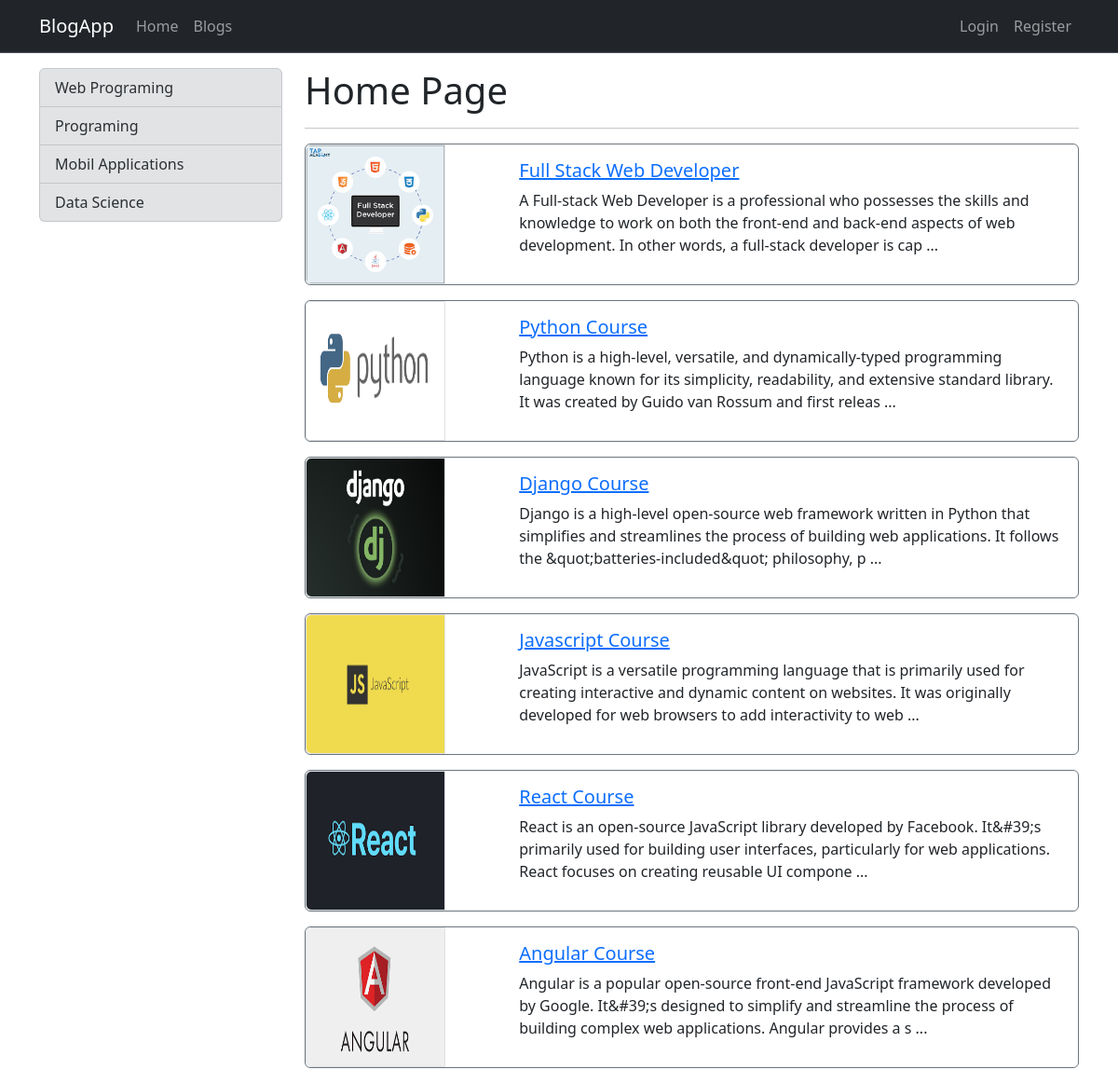
The page / on the database its author committed.
### blog/models.py (models this page shows, shortened)
class Category(models.Model):
    name = models.CharField(max_length=150)
    slug = models.SlugField(null=False, blank=True, unique=True, db_index=True, editable=False)

class Blog(models.Model):
    title = models.CharField(max_length=200)
    image = models.ImageField(upload_to="blogs")
    description = RichTextField()
    is_active = models.BooleanField(default=False)
    is_home = models.BooleanField(default=False)
    slug = models.SlugField(null=False, blank=True, unique=True, db_index=True, editable=False)
    categories = models.ManyToManyField(Category, blank=True)

### blog/views.py (the view)
# urls.py: path("", views.index,name="home"),
def index(request):
    context = {
        "blogs": Blog.objects.filter(is_home=True, is_active=True),
        "categories" : Category.objects.all()
    }
    return render(request, "blog/index.html", context)

### blog/templates/blog/index.html (shortened to what this page needs)
{% extends "base.html" %}
{% load static %}
{% block content %}
<div class="container mt-3">
  <div class="row">
    <div class="col-3">
      {% include 'partials/_categories.html' %}
    </div>
    <div class="col-9">
      <h1>Home Page</h1>
      <hr>
      {% for blog in blogs%}
        {% if blog.is_home and blog.is_active %}
          {% include 'blog/partials/_blog.html' %}
        {% endif %}
      {% endfor %}
    </div>
  </div>
</div>
{% endblock %}

### templates/base.html (shortened to what this page needs)
{% load static %}
<!DOCTYPE html>
<html lang="en">
<head>
  <link rel="stylesheet" href="{% static 'css/base.css' %}">
  <link rel="stylesheet" href="{% static 'css/bootstrap.min.css' %}">
</head>
<body>
  {% include 'partials/_navbar.html' %}
  {% block content %}{% endblock %}
</body>
</html>

### templates/partials/_navbar.html (shortened to what this page needs)
<nav class="navbar bg-dark border-bottom border-body navbar-expand-lg" data-bs-theme="dark">
  <div class="container">
    <a href="{% url 'home' %}" class="navbar-brand">BlogApp</a>
    <div class="collapse navbar-collapse" id="navbar">
      <ul class="navbar-nav me-auto">
        <li class="nav-item">
          <a href="{% url 'home' %}" class="nav-link">Home</a>
        </li>
        <li class="nav-item">
          <a href="{% url 'blogs' %}" class="nav-link">Blogs</a>
        </li>
      </ul>
      <ul class="navbar-nav ms-auto">
        {% if user.is_authenticated %}
          <li class="nav-item">
            <a href="{% url 'logout' %}" class="nav-link">Logout</a>
          </li>
          <li class="nav-item">
            <a href="" class="nav-link">Welcome, {{ user.get_full_name|title }}</a>
          </li>
        {% else %}
          <li class="nav-item">
            <a href="{% url 'login' %}" class="nav-link">Login</a>
          </li>
          <li class="nav-item">
            <a href="{% url 'register' %}" class="nav-link">Register</a>
          </li>
        {% endif %}
      </ul>
    </div>
  </div>
</nav>

### templates/partials/_categories.html
<div class="list-group">
  {% for category in categories %}
    {% if  category.slug == selected_category %}
      <a href="{% url 'blogs_by_category' category.slug %}" class="list-group-item list-group-item-secondary active">{{category.name|title}}</a>
    {% else %}
      <a href="{% url 'blogs_by_category' category.slug %}" class="list-group-item list-group-item-secondary">{{category.name|title}}</a>
    {% endif %}
  {% endfor %}
</div>

### blog/templates/blog/partials/_blog.html
{% load static %}
<div class="card border-secondary mb-3">
  <div class="row">
    <div class="col-md-3">
      <img src="{{ blog.image.url }}" alt="" class="img-fluid rounded-start border border-1" style="width:150px;height: 150px">
    </div>
    <div class="col-md-9">
      <div class="card-body">
        <h5 class="card-title">
          <a href="{% url 'blog_details' blog.slug %}">{{ blog.title|title }}</a>
        </h5>
        <p class="card-text">{{ blog.description|striptags|slice:"0:200" }} ...</p>
      </div>
    </div>
  </div>
</div>

### rows shown on the page
Category: name "Web Programing"
Category: name "Programing"
Category: name "Mobil Applications"
Category: name "Data Science"
Blog: image (picture), title "Full Stack Web Developer", description "A Full-stack Web Developer is a professional who possesses the skills and knowledge to work on both the front-end and back-end aspects of web development. In other words, a full-stack developer is cap"
Blog: image (picture), title "Python Course", description "Python is a high-level, versatile, and dynamically-typed programming language known for its simplicity, readability, and extensive standard library. It was created by Guido van Rossum and first releas"
Blog: image (picture), title "Django Course", description "Django is a high-level open-source web framework written in Python that simplifies and streamlines the process of building web applications. It follows the &quot;batteries-included&quot; philosophy, p"
Blog: image (picture), title "Javascript Course", description "JavaScript is a versatile programming language that is primarily used for creating interactive and dynamic content on websites. It was originally developed for web browsers to add interactivity to web"
Blog: image (picture), title "React Course", description "React is an open-source JavaScript library developed by Facebook. It&#39;s primarily used for building user interfaces, particularly for web applications. React focuses on creating reusable UI compone"
Blog: image (picture), title "Angular Course", description "Angular is a popular open-source front-end JavaScript framework developed by Google. It&#39;s designed to simplify and streamline the process of building complex web applications. Angular provides a s"
